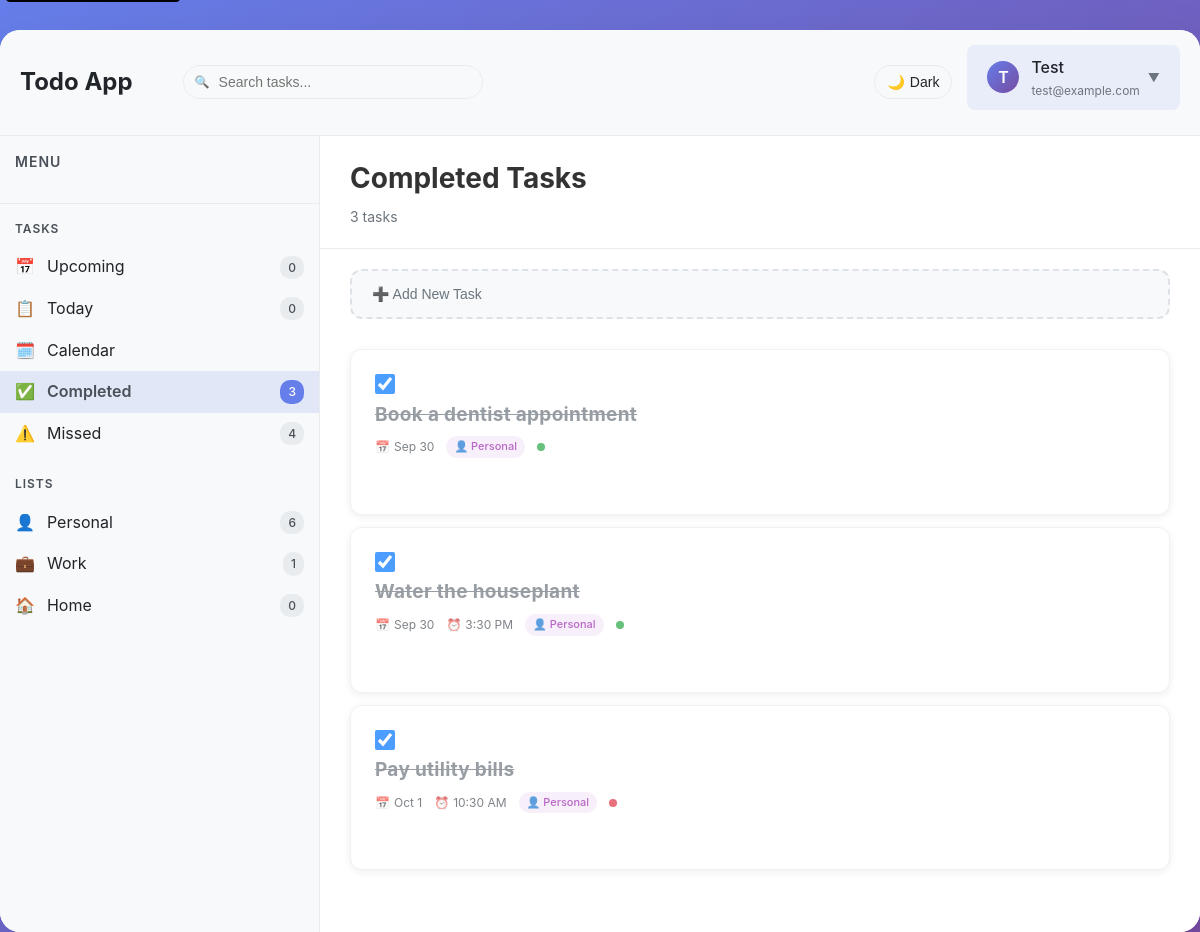
Screenshot of /?view=completed (signed in) with the database file from the repository.
### myapp/models.py (models this page shows, shortened)
class Todo(models.Model):
    PRIORITY_CHOICES = [
        ('low', 'Low'),
        ('medium', 'Medium'),
        ('high', 'High'),
    ]
    CATEGORY_CHOICES = [
        ('work', 'Work'),
        ('home', 'Home'),
        ('personal', 'Personal'),
    ]
    user = models.ForeignKey(User, on_delete=models.CASCADE, related_name='todos')
    text = models.CharField(max_length=200)
    completed = models.BooleanField(default=False)
    due_date = models.DateField(null=True, blank=True)
    due_time = models.TimeField(null=True, blank=True)
    priority = models.CharField(max_length=10, choices=PRIORITY_CHOICES, default='medium')
    category = models.CharField(max_length=10, choices=CATEGORY_CHOICES, default='personal')
    created_at = models.DateTimeField(auto_now_add=True)
    updated_at = models.DateTimeField(auto_now=True)
    @property
    def category_icon(self):
        icons = {
            'work': '💼',
            'home': '🏠',
            'personal': '👤',
        }
        return icons.get(self.category, '📝')
    class Meta:
        ordering = ['due_date', '-created_at']

### myapp/views.py (the view, shortened to what this page needs)
# urls.py: 2. Add a URL to urlpatterns:  path('', views.home, name='home')
@login_required
def home(request):
    form = TodoForm()
    search_query = request.GET.get('search', '')
    category = request.GET.get('category', '')
    view = request.GET.get('view', '')
    user_todos = Todo.objects.filter(user=request.user)
    if search_query:
        user_todos = user_todos.filter(text__icontains=search_query)
    today = timezone.now().date()
    tomorrow = today + timedelta(days=1)
    today_todos = user_todos.filter(due_date=today) | user_todos.filter(due_date__isnull=True, created_at__date=today)
    tomorrow_todos = user_todos.filter(due_date=tomorrow)
    upcoming_todos = user_todos.filter(due_date__gt=tomorrow)
    overdue_todos = user_todos.filter(due_date__lt=today, completed=False)
    completed_todos = user_todos.filter(completed=True)
    if category:
        current_todos = user_todos.filter(category=category)
    elif view == 'upcoming':
        current_todos = upcoming_todos
    elif view == 'today':
        current_todos = today_todos
    elif view == 'completed':
        current_todos = completed_todos
    elif view == 'missed':
        current_todos = overdue_todos  # Missed tasks are overdue incomplete tasks
    else:
        current_todos = today_todos
    personal_count = user_todos.filter(category='personal').count()
    work_count = user_todos.filter(category='work').count()
    home_count = user_todos.filter(category='home').count()
    completed_count = user_todos.filter(completed=True).count()
    missed_count = user_todos.filter(due_date__lt=today, completed=False).count()
    context = {
        'form': form,
        'today_todos': today_todos,
        'tomorrow_todos': tomorrow_todos,
        'upcoming_todos': upcoming_todos,
        'overdue_todos': overdue_todos,
        'completed_todos': completed_todos,
        'current_todos': current_todos,
        'search_query': search_query,
        'category': category,
        'view': view,
        'today_date': today,
        'personal_count': personal_count,
        'work_count': work_count,
        'home_count': home_count,
        'completed_count': completed_count,
        'missed_count': missed_count,
    }
    return render(request, 'myapp/index_new.html', context)

### myapp/templates/myapp/index_new.html (shortened to what this page needs)
<!DOCTYPE html>
<html lang="en">
<head>
</head>
<body>
    <div class="app-container">
        <header class="top-menu">
            <div class="menu-left">
                <h1 class="menu-title">Todo App</h1>
                <form method="get" class="search-box" role="search">
                    <input type="text" name="search" id="search-input" class="search-input"
                           placeholder="Search tasks..." value="{{ search_query }}"
                           aria-label="Search through your tasks">
                    <span class="search-icon" aria-hidden="true">🔍</span>
                </form>
            </div>
            <div class="menu-right">
                <button class="theme-toggle" onclick="toggleTheme()"
                        aria-label="Toggle dark mode"
                        aria-pressed="false"
                        type="button">
                    <span id="theme-icon" aria-hidden="true">🌙</span>
                    <span id="theme-text">Dark</span>
                </button>
                <div class="user-info"
                     onclick="toggleProfileDropdown()"
                     role="button"
                     tabindex="0"
                     aria-expanded="false"
                     aria-haspopup="true"
                     aria-controls="profileDropdown"
                     onkeydown="handleProfileKeydown(event)">
                    <div class="user-avatar" aria-hidden="true">{{ user.first_name.0|default:user.username.0 }}</div>
                    <div class="user-details">
                        <div style="font-weight: 500;">{{ user.first_name|default:user.username }}</div>
                        <div style="font-size: 12px; color: #6c757d;">{{ user.email }}</div>
                    </div>
                    <span class="dropdown-arrow" aria-hidden="true">▼</span>
                </div>
            </div>
        </header>
        <div class="content-wrapper">
            <nav class="sidebar" role="navigation" aria-label="Main navigation">
                <div class="sidebar-header">
                    <h3 style="color: var(--text-secondary); font-size: 14px; font-weight: 600; text-transform: uppercase; letter-spacing: 1px; margin-bottom: 15px;">Menu</h3>
                </div>
            <div class="sidebar-nav">
                <div class="nav-section" role="group" aria-labelledby="tasks-heading">
                    <h4 id="tasks-heading" class="nav-section-title">Tasks</h4>
                    <a href="?view=upcoming" class="nav-item {% if view == 'upcoming' %}active{% endif %}"
                       {% if view == 'upcoming' %}aria-current="page"{% endif %}>
                        <div class="nav-item-content">
                            <span class="nav-item-icon" aria-hidden="true">📅</span>
                            <span>Upcoming</span>
                        </div>
                        <span class="nav-item-count" aria-label="{{ upcoming_todos|length }} upcoming tasks">{{ upcoming_todos|length }}</span>
                    </a>
                    <a href="?view=today" class="nav-item {% if view == 'today' or not view %}active{% endif %}"
                       {% if view == 'today' or not view %}aria-current="page"{% endif %}>
                        <div class="nav-item-content">
                            <span class="nav-item-icon" aria-hidden="true">📋</span>
                            <span>Today</span>
                        </div>
                        <span class="nav-item-count" aria-label="{{ today_todos|length }} tasks for today">{{ today_todos|length }}</span>
                    </a>
                    <a href="?view=calendar" class="nav-item">
                        <div class="nav-item-content">
                            <span class="nav-item-icon" aria-hidden="true">🗓️</span>
                            <span>Calendar</span>
                        </div>
                    </a>
                    <a href="?view=completed" class="nav-item {% if view == 'completed' %}active{% endif %}"
                       {% if view == 'completed' %}aria-current="page"{% endif %}>
                        <div class="nav-item-content">
                            <span class="nav-item-icon" aria-hidden="true">✅</span>
                            <span>Completed</span>
                        </div>
                        <span class="nav-item-count" aria-label="{{ completed_count }} completed tasks">{{ completed_count }}</span>
                    </a>
                    <a href="?view=missed" class="nav-item {% if view == 'missed' %}active{% endif %}"
                       {% if view == 'missed' %}aria-current="page"{% endif %}>
                        <div class="nav-item-content">
                            <span class="nav-item-icon" aria-hidden="true">⚠️</span>
                            <span>Missed</span>
                        </div>
                        <span class="nav-item-count" aria-label="{{ missed_count }} missed tasks">{{ missed_count }}</span>
                    </a>
                </div>
                <div class="nav-section" role="group" aria-labelledby="lists-heading">
                    <h4 id="lists-heading" class="nav-section-title">Lists</h4>
                    <a href="?category=personal" class="nav-item {% if category == 'personal' %}active{% endif %}"
                       {% if category == 'personal' %}aria-current="page"{% endif %}>
                        <div class="nav-item-content">
                            <span class="nav-item-icon" aria-hidden="true">👤</span>
                            <span>Personal</span>
                        </div>
                        <span class="nav-item-count" aria-label="{{ personal_count }} personal tasks">{{ personal_count }}</span>
                    </a>
                    <a href="?category=work" class="nav-item {% if category == 'work' %}active{% endif %}"
                       {% if category == 'work' %}aria-current="page"{% endif %}>
                        <div class="nav-item-content">
                            <span class="nav-item-icon" aria-hidden="true">💼</span>
                            <span>Work</span>
                        </div>
                        <span class="nav-item-count" aria-label="{{ work_count }} work tasks">{{ work_count }}</span>
                    </a>
                    <a href="?category=home" class="nav-item {% if category == 'home' %}active{% endif %}"
                       {% if category == 'home' %}aria-current="page"{% endif %}>
                        <div class="nav-item-content">
                            <span class="nav-item-icon" aria-hidden="true">🏠</span>
                            <span>Home</span>
                        </div>
                        <span class="nav-item-count" aria-label="{{ home_count }} home tasks">{{ home_count }}</span>
                    </a>
                </div>
            </div>
        </nav>
        <main class="main-content" id="main-content">
            <div class="main-header">
                <h1 class="main-title">
                    {% if category == 'work' %}Work Tasks
                    {% elif category == 'home' %}Home Tasks
                    {% elif category == 'personal' %}Personal Tasks
                    {% elif view == 'upcoming' %}Upcoming Tasks
                    {% elif view == 'completed' %}Completed Tasks
                    {% elif view == 'missed' %}Missed Tasks
                    {% else %}Today{% endif %}
                </h1>
                <div class="task-count">{{ current_todos|length }} tasks</div>
            </div>
            <div class="content-area">
                <section class="add-task-section" aria-labelledby="add-task-heading">
                    <button class="add-task-btn" onclick="toggleAddForm()" aria-expanded="false" aria-controls="addTaskForm">
                        ➕ Add New Task
                    </button>
                </section>
                <section aria-labelledby="task-list-heading">
                    <ul class="task-list">
                    {% for todo in current_todos %}
                    <li class="task-item {% if todo.completed %}completed{% endif %} {% if todo.due_date < today_date and not todo.completed %}overdue{% endif %}">
                        <article class="task-article" aria-labelledby="task-{{ todo.id }}-text">
                        <form method="post" action="{% url 'toggle_todo' todo.id %}" style="margin: 0;">
                            <input type="checkbox" id="task-checkbox-{{ todo.id }}" class="task-checkbox"
                                   {% if todo.completed %}checked{% endif %}
                                   onchange="this.form.submit();"
                                   aria-describedby="task-{{ todo.id }}-text">
                        </form>
                        <div class="task-content">
                            <h3 id="task-{{ todo.id }}-text" class="task-text">{{ todo.text }}</h3>
                            <div class="task-meta">
                                {% if todo.due_date %}
                                <div class="task-date">
                                    <span>📅</span>
                                    <span>{{ todo.due_date|date:"M j" }}</span>
                                </div>
                                {% endif %}
                                {% if todo.due_time %}
                                <div class="task-date">
                                    <span>⏰</span>
                                    <span>{{ todo.due_time|time:"g:i A" }}</span>
                                </div>
                                {% endif %}
                                <div class="task-category category-{{ todo.category }}">
                                    {{ todo.category_icon }} {{ todo.get_category_display }}
                                </div>
                                <div class="priority-dot priority-{{ todo.priority }}"></div>
                            </div>
                        </div>
                        </article>
                    </li>
                    {% empty %}
                    <li class="empty-state">
                        <div class="empty-icon">📝</div>
                        <div>No tasks yet. Click "Add New Task" to get started!</div>
                    </li>
                    {% endfor %}
                </ul>
                </section>
            </div>
        </main>
    </div>
</body>
</html>

### rows the page displays
Todo: completed "☑", text "Book a dentist appointment", due_date "Sep 30", category_icon "👤", category "Personal"
Todo: completed "☑", text "Water the houseplant", due_date "Sep 30", due_time "3:30 PM", category_icon "👤", category "Personal"
Todo: completed "☑", text "Pay utility bills", due_date "Oct 1", due_time "10:30 AM", category_icon "👤", category "Personal"

### other values shown
{{ user.first_name.0|default:user.username.0 }} "T"
{{ user.first_name|default:user.username }} "Test"
{{ user.email }} "test@example.com"
{{ upcoming_todos|length }} "0"
{{ today_todos|length }} "0"
{{ completed_count }} "3"
{{ missed_count }} "4"
{{ personal_count }} "6"
{{ work_count }} "1"
{{ home_count }} "0"
{{ current_todos|length }} "3"
